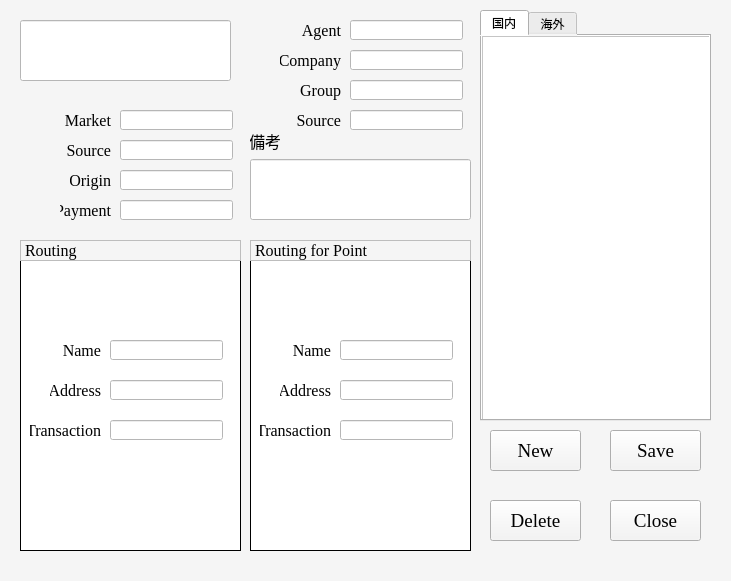
<?xml version="1.0" encoding="UTF-8"?>
<ui version="4.0">
 <class>Mainwindow</class>
 <widget class="QMainWindow" name="Mainwindow">
  <property name="geometry">
   <rect>
    <x>0</x>
    <y>0</y>
    <width>731</width>
    <height>581</height>
   </rect>
  </property>
  <property name="windowTitle">
   <string>Opera Reservation Simulator</string>
  </property>
  <property name="styleSheet">
   <string notr="true">background-color: rgb(245,245,245);</string>
  </property>
  <property name="locale">
   <locale language="Japanese" country="Japan"/>
  </property>
  <property name="documentMode">
   <bool>false</bool>
  </property>
  <property name="unifiedTitleAndToolBarOnMac">
   <bool>false</bool>
  </property>
  <widget class="QWidget" name="centralwidget">
   <widget class="QLabel" name="label_2">
    <property name="geometry">
     <rect>
      <x>300</x>
      <y>20</y>
      <width>41</width>
      <height>21</height>
     </rect>
    </property>
    <property name="font">
     <font>
      <family>Times New Roman</family>
      <pointsize>12</pointsize>
     </font>
    </property>
    <property name="text">
     <string>Agent</string>
    </property>
    <property name="alignment">
     <set>Qt::AlignRight|Qt::AlignTrailing|Qt::AlignVCenter</set>
    </property>
   </widget>
   <widget class="QLabel" name="label_3">
    <property name="geometry">
     <rect>
      <x>280</x>
      <y>50</y>
      <width>61</width>
      <height>21</height>
     </rect>
    </property>
    <property name="font">
     <font>
      <family>Times New Roman</family>
      <pointsize>12</pointsize>
     </font>
    </property>
    <property name="text">
     <string>Company</string>
    </property>
    <property name="alignment">
     <set>Qt::AlignRight|Qt::AlignTrailing|Qt::AlignVCenter</set>
    </property>
   </widget>
   <widget class="QLabel" name="label_4">
    <property name="geometry">
     <rect>
      <x>290</x>
      <y>80</y>
      <width>51</width>
      <height>21</height>
     </rect>
    </property>
    <property name="font">
     <font>
      <family>Times New Roman</family>
      <pointsize>12</pointsize>
     </font>
    </property>
    <property name="text">
     <string>Group</string>
    </property>
    <property name="alignment">
     <set>Qt::AlignRight|Qt::AlignTrailing|Qt::AlignVCenter</set>
    </property>
   </widget>
   <widget class="QLabel" name="label_5">
    <property name="geometry">
     <rect>
      <x>290</x>
      <y>110</y>
      <width>51</width>
      <height>21</height>
     </rect>
    </property>
    <property name="font">
     <font>
      <family>Times New Roman</family>
      <pointsize>12</pointsize>
     </font>
    </property>
    <property name="text">
     <string>Source</string>
    </property>
    <property name="alignment">
     <set>Qt::AlignRight|Qt::AlignTrailing|Qt::AlignVCenter</set>
    </property>
   </widget>
   <widget class="QLineEdit" name="Agent">
    <property name="geometry">
     <rect>
      <x>350</x>
      <y>20</y>
      <width>113</width>
      <height>20</height>
     </rect>
    </property>
    <property name="font">
     <font>
      <pointsize>12</pointsize>
     </font>
    </property>
    <property name="styleSheet">
     <string notr="true">background-color: rgb(255, 255, 255);</string>
    </property>
    <property name="text">
     <string/>
    </property>
    <property name="cursorPosition">
     <number>0</number>
    </property>
   </widget>
   <widget class="QLineEdit" name="Group">
    <property name="geometry">
     <rect>
      <x>350</x>
      <y>80</y>
      <width>113</width>
      <height>20</height>
     </rect>
    </property>
    <property name="font">
     <font>
      <pointsize>12</pointsize>
     </font>
    </property>
    <property name="autoFillBackground">
     <bool>false</bool>
    </property>
    <property name="styleSheet">
     <string notr="true">background-color: rgb(255, 255, 255);</string>
    </property>
    <property name="cursorPosition">
     <number>0</number>
    </property>
   </widget>
   <widget class="QLineEdit" name="Source2">
    <property name="geometry">
     <rect>
      <x>350</x>
      <y>110</y>
      <width>113</width>
      <height>20</height>
     </rect>
    </property>
    <property name="font">
     <font>
      <pointsize>12</pointsize>
     </font>
    </property>
    <property name="styleSheet">
     <string notr="true">background-color: rgb(255, 255, 255);</string>
    </property>
    <property name="text">
     <string/>
    </property>
    <property name="cursorPosition">
     <number>0</number>
    </property>
   </widget>
   <widget class="QLineEdit" name="Company">
    <property name="geometry">
     <rect>
      <x>350</x>
      <y>50</y>
      <width>113</width>
      <height>20</height>
     </rect>
    </property>
    <property name="sizePolicy">
     <sizepolicy hsizetype="Expanding" vsizetype="Fixed">
      <horstretch>0</horstretch>
      <verstretch>0</verstretch>
     </sizepolicy>
    </property>
    <property name="font">
     <font>
      <pointsize>12</pointsize>
     </font>
    </property>
    <property name="layoutDirection">
     <enum>Qt::LeftToRight</enum>
    </property>
    <property name="styleSheet">
     <string notr="true">background-color: rgb(255, 255, 255);</string>
    </property>
    <property name="text">
     <string/>
    </property>
    <property name="maxLength">
     <number>32767</number>
    </property>
    <property name="frame">
     <bool>true</bool>
    </property>
    <property name="cursorPosition">
     <number>0</number>
    </property>
    <property name="alignment">
     <set>Qt::AlignLeading|Qt::AlignLeft|Qt::AlignVCenter</set>
    </property>
   </widget>
   <widget class="QLabel" name="label_7">
    <property name="geometry">
     <rect>
      <x>70</x>
      <y>170</y>
      <width>41</width>
      <height>21</height>
     </rect>
    </property>
    <property name="font">
     <font>
      <family>Times New Roman</family>
      <pointsize>12</pointsize>
     </font>
    </property>
    <property name="text">
     <string>Origin</string>
    </property>
    <property name="alignment">
     <set>Qt::AlignRight|Qt::AlignTrailing|Qt::AlignVCenter</set>
    </property>
   </widget>
   <widget class="QLineEdit" name="Payment">
    <property name="geometry">
     <rect>
      <x>120</x>
      <y>200</y>
      <width>113</width>
      <height>20</height>
     </rect>
    </property>
    <property name="font">
     <font>
      <pointsize>12</pointsize>
     </font>
    </property>
    <property name="styleSheet">
     <string notr="true">background-color: rgb(255, 255, 255);</string>
    </property>
   </widget>
   <widget class="QLineEdit" name="Origin">
    <property name="geometry">
     <rect>
      <x>120</x>
      <y>170</y>
      <width>113</width>
      <height>20</height>
     </rect>
    </property>
    <property name="font">
     <font>
      <pointsize>12</pointsize>
     </font>
    </property>
    <property name="styleSheet">
     <string notr="true">background-color: rgb(255, 255, 255);</string>
    </property>
   </widget>
   <widget class="QLineEdit" name="Source">
    <property name="geometry">
     <rect>
      <x>120</x>
      <y>140</y>
      <width>113</width>
      <height>20</height>
     </rect>
    </property>
    <property name="font">
     <font>
      <pointsize>12</pointsize>
     </font>
    </property>
    <property name="styleSheet">
     <string notr="true">background-color: rgb(255, 255, 255);</string>
    </property>
   </widget>
   <widget class="QLabel" name="label_8">
    <property name="geometry">
     <rect>
      <x>60</x>
      <y>200</y>
      <width>51</width>
      <height>21</height>
     </rect>
    </property>
    <property name="font">
     <font>
      <family>Times New Roman</family>
      <pointsize>12</pointsize>
     </font>
    </property>
    <property name="text">
     <string>Payment</string>
    </property>
    <property name="alignment">
     <set>Qt::AlignRight|Qt::AlignTrailing|Qt::AlignVCenter</set>
    </property>
   </widget>
   <widget class="QLineEdit" name="Market">
    <property name="geometry">
     <rect>
      <x>120</x>
      <y>110</y>
      <width>113</width>
      <height>20</height>
     </rect>
    </property>
    <property name="font">
     <font>
      <pointsize>12</pointsize>
     </font>
    </property>
    <property name="styleSheet">
     <string notr="true">background-color: rgb(255, 255, 255);</string>
    </property>
   </widget>
   <widget class="QLabel" name="label_9">
    <property name="geometry">
     <rect>
      <x>60</x>
      <y>110</y>
      <width>51</width>
      <height>21</height>
     </rect>
    </property>
    <property name="font">
     <font>
      <family>Times New Roman</family>
      <pointsize>12</pointsize>
     </font>
    </property>
    <property name="text">
     <string>Market</string>
    </property>
    <property name="alignment">
     <set>Qt::AlignRight|Qt::AlignTrailing|Qt::AlignVCenter</set>
    </property>
   </widget>
   <widget class="QLabel" name="label_10">
    <property name="geometry">
     <rect>
      <x>60</x>
      <y>140</y>
      <width>51</width>
      <height>21</height>
     </rect>
    </property>
    <property name="font">
     <font>
      <family>Times New Roman</family>
      <pointsize>12</pointsize>
     </font>
    </property>
    <property name="text">
     <string>Source</string>
    </property>
    <property name="alignment">
     <set>Qt::AlignRight|Qt::AlignTrailing|Qt::AlignVCenter</set>
    </property>
   </widget>
   <widget class="QPushButton" name="Newbtn">
    <property name="geometry">
     <rect>
      <x>490</x>
      <y>430</y>
      <width>91</width>
      <height>41</height>
     </rect>
    </property>
    <property name="font">
     <font>
      <family>Georgia</family>
      <pointsize>14</pointsize>
      <weight>50</weight>
      <bold>false</bold>
     </font>
    </property>
    <property name="styleSheet">
     <string notr="true">background-color: rgb(244, 244, 244);</string>
    </property>
    <property name="text">
     <string>New</string>
    </property>
   </widget>
   <widget class="QPushButton" name="Closebtn">
    <property name="geometry">
     <rect>
      <x>610</x>
      <y>500</y>
      <width>91</width>
      <height>41</height>
     </rect>
    </property>
    <property name="font">
     <font>
      <family>Georgia</family>
      <pointsize>14</pointsize>
     </font>
    </property>
    <property name="styleSheet">
     <string notr="true">background-color: rgb(244, 244, 244);</string>
    </property>
    <property name="text">
     <string>Close</string>
    </property>
   </widget>
   <widget class="QPushButton" name="Savebtn">
    <property name="geometry">
     <rect>
      <x>610</x>
      <y>430</y>
      <width>91</width>
      <height>41</height>
     </rect>
    </property>
    <property name="font">
     <font>
      <family>Georgia</family>
      <pointsize>14</pointsize>
      <weight>50</weight>
      <bold>false</bold>
     </font>
    </property>
    <property name="styleSheet">
     <string notr="true">background-color: rgb(244, 244, 244);</string>
    </property>
    <property name="text">
     <string>Save</string>
    </property>
   </widget>
   <widget class="QLabel" name="label_12">
    <property name="geometry">
     <rect>
      <x>20</x>
      <y>240</y>
      <width>221</width>
      <height>311</height>
     </rect>
    </property>
    <property name="font">
     <font>
      <family>Times New Roman</family>
      <pointsize>12</pointsize>
     </font>
    </property>
    <property name="layoutDirection">
     <enum>Qt::LeftToRight</enum>
    </property>
    <property name="styleSheet">
     <string notr="true">background-color: rgb(255, 255, 255);
border-color: rgb(0, 0, 0);
</string>
    </property>
    <property name="frameShape">
     <enum>QFrame::Box</enum>
    </property>
    <property name="text">
     <string/>
    </property>
    <property name="scaledContents">
     <bool>false</bool>
    </property>
    <property name="alignment">
     <set>Qt::AlignLeading|Qt::AlignLeft|Qt::AlignTop</set>
    </property>
    <property name="wordWrap">
     <bool>false</bool>
    </property>
   </widget>
   <widget class="QTabWidget" name="agentlist">
    <property name="geometry">
     <rect>
      <x>480</x>
      <y>10</y>
      <width>231</width>
      <height>411</height>
     </rect>
    </property>
    <property name="currentIndex">
     <number>0</number>
    </property>
    <widget class="QWidget" name="domestic">
     <attribute name="title">
      <string>国内</string>
     </attribute>
     <widget class="QListWidget" name="domestic_list">
      <property name="geometry">
       <rect>
        <x>0</x>
        <y>0</y>
        <width>261</width>
        <height>391</height>
       </rect>
      </property>
      <property name="font">
       <font>
        <pointsize>10</pointsize>
       </font>
      </property>
      <property name="styleSheet">
       <string notr="true">background-color: rgb(255, 255, 255);</string>
      </property>
     </widget>
    </widget>
    <widget class="QWidget" name="oversea">
     <attribute name="title">
      <string>海外</string>
     </attribute>
     <widget class="QListWidget" name="oversea_list">
      <property name="geometry">
       <rect>
        <x>0</x>
        <y>0</y>
        <width>261</width>
        <height>391</height>
       </rect>
      </property>
      <property name="font">
       <font>
        <pointsize>10</pointsize>
       </font>
      </property>
      <property name="styleSheet">
       <string notr="true">background-color: rgb(255, 255, 255);</string>
      </property>
     </widget>
    </widget>
   </widget>
   <widget class="QPushButton" name="Deletebtn">
    <property name="geometry">
     <rect>
      <x>490</x>
      <y>500</y>
      <width>91</width>
      <height>41</height>
     </rect>
    </property>
    <property name="font">
     <font>
      <family>Georgia</family>
      <pointsize>14</pointsize>
     </font>
    </property>
    <property name="styleSheet">
     <string notr="true">background-color: rgb(244, 244, 244);</string>
    </property>
    <property name="text">
     <string>Delete</string>
    </property>
   </widget>
   <widget class="QLabel" name="label_13">
    <property name="geometry">
     <rect>
      <x>20</x>
      <y>240</y>
      <width>221</width>
      <height>21</height>
     </rect>
    </property>
    <property name="font">
     <font>
      <family>Times New Roman</family>
      <pointsize>12</pointsize>
     </font>
    </property>
    <property name="frameShape">
     <enum>QFrame::StyledPanel</enum>
    </property>
    <property name="text">
     <string>Routing</string>
    </property>
    <property name="alignment">
     <set>Qt::AlignLeading|Qt::AlignLeft|Qt::AlignVCenter</set>
    </property>
   </widget>
   <widget class="QLineEdit" name="RT_transaction">
    <property name="geometry">
     <rect>
      <x>110</x>
      <y>420</y>
      <width>113</width>
      <height>20</height>
     </rect>
    </property>
    <property name="font">
     <font>
      <pointsize>12</pointsize>
     </font>
    </property>
    <property name="styleSheet">
     <string notr="true">background-color: rgb(255, 255, 255);</string>
    </property>
   </widget>
   <widget class="QLineEdit" name="RT_name">
    <property name="geometry">
     <rect>
      <x>110</x>
      <y>340</y>
      <width>113</width>
      <height>20</height>
     </rect>
    </property>
    <property name="font">
     <font>
      <pointsize>12</pointsize>
     </font>
    </property>
    <property name="styleSheet">
     <string notr="true">background-color: rgb(255, 255, 255);</string>
    </property>
   </widget>
   <widget class="QLineEdit" name="RT_address">
    <property name="geometry">
     <rect>
      <x>110</x>
      <y>380</y>
      <width>113</width>
      <height>20</height>
     </rect>
    </property>
    <property name="font">
     <font>
      <pointsize>12</pointsize>
     </font>
    </property>
    <property name="styleSheet">
     <string notr="true">background-color: rgb(255, 255, 255);</string>
    </property>
   </widget>
   <widget class="QLabel" name="rt1">
    <property name="geometry">
     <rect>
      <x>50</x>
      <y>340</y>
      <width>51</width>
      <height>21</height>
     </rect>
    </property>
    <property name="font">
     <font>
      <family>Times New Roman</family>
      <pointsize>12</pointsize>
     </font>
    </property>
    <property name="autoFillBackground">
     <bool>false</bool>
    </property>
    <property name="styleSheet">
     <string notr="true">background-color: rgb(255, 255, 255);</string>
    </property>
    <property name="text">
     <string>Name</string>
    </property>
    <property name="alignment">
     <set>Qt::AlignRight|Qt::AlignTrailing|Qt::AlignVCenter</set>
    </property>
   </widget>
   <widget class="QLabel" name="rt3">
    <property name="geometry">
     <rect>
      <x>30</x>
      <y>420</y>
      <width>71</width>
      <height>21</height>
     </rect>
    </property>
    <property name="font">
     <font>
      <family>Times New Roman</family>
      <pointsize>12</pointsize>
     </font>
    </property>
    <property name="styleSheet">
     <string notr="true">background-color: rgb(255, 255, 255);</string>
    </property>
    <property name="text">
     <string>Transaction</string>
    </property>
    <property name="alignment">
     <set>Qt::AlignRight|Qt::AlignTrailing|Qt::AlignVCenter</set>
    </property>
   </widget>
   <widget class="QLabel" name="rt2">
    <property name="geometry">
     <rect>
      <x>50</x>
      <y>380</y>
      <width>51</width>
      <height>21</height>
     </rect>
    </property>
    <property name="font">
     <font>
      <family>Times New Roman</family>
      <pointsize>12</pointsize>
     </font>
    </property>
    <property name="styleSheet">
     <string notr="true">background-color: rgb(255, 255, 255);</string>
    </property>
    <property name="text">
     <string>Address</string>
    </property>
    <property name="alignment">
     <set>Qt::AlignRight|Qt::AlignTrailing|Qt::AlignVCenter</set>
    </property>
   </widget>
   <widget class="QLineEdit" name="Origin_3">
    <property name="geometry">
     <rect>
      <x>350</x>
      <y>380</y>
      <width>113</width>
      <height>20</height>
     </rect>
    </property>
    <property name="styleSheet">
     <string notr="true">background-color: rgb(255, 255, 255);</string>
    </property>
   </widget>
   <widget class="QLineEdit" name="Source1_3">
    <property name="geometry">
     <rect>
      <x>350</x>
      <y>340</y>
      <width>113</width>
      <height>20</height>
     </rect>
    </property>
    <property name="styleSheet">
     <string notr="true">background-color: rgb(255, 255, 255);</string>
    </property>
   </widget>
   <widget class="QLabel" name="label_14">
    <property name="geometry">
     <rect>
      <x>250</x>
      <y>240</y>
      <width>221</width>
      <height>311</height>
     </rect>
    </property>
    <property name="font">
     <font>
      <family>Times New Roman</family>
      <pointsize>12</pointsize>
     </font>
    </property>
    <property name="layoutDirection">
     <enum>Qt::LeftToRight</enum>
    </property>
    <property name="styleSheet">
     <string notr="true">background-color: rgb(255, 255, 255);
border-color: rgb(0, 0, 0);
</string>
    </property>
    <property name="frameShape">
     <enum>QFrame::Box</enum>
    </property>
    <property name="text">
     <string/>
    </property>
    <property name="scaledContents">
     <bool>false</bool>
    </property>
    <property name="alignment">
     <set>Qt::AlignLeading|Qt::AlignLeft|Qt::AlignTop</set>
    </property>
    <property name="wordWrap">
     <bool>false</bool>
    </property>
   </widget>
   <widget class="QLabel" name="rt2_2">
    <property name="geometry">
     <rect>
      <x>280</x>
      <y>380</y>
      <width>51</width>
      <height>21</height>
     </rect>
    </property>
    <property name="font">
     <font>
      <family>Times New Roman</family>
      <pointsize>12</pointsize>
     </font>
    </property>
    <property name="styleSheet">
     <string notr="true">background-color: rgb(255, 255, 255);</string>
    </property>
    <property name="text">
     <string>Address</string>
    </property>
    <property name="alignment">
     <set>Qt::AlignRight|Qt::AlignTrailing|Qt::AlignVCenter</set>
    </property>
   </widget>
   <widget class="QLabel" name="rt3_2">
    <property name="geometry">
     <rect>
      <x>260</x>
      <y>420</y>
      <width>71</width>
      <height>21</height>
     </rect>
    </property>
    <property name="font">
     <font>
      <family>Times New Roman</family>
      <pointsize>12</pointsize>
     </font>
    </property>
    <property name="styleSheet">
     <string notr="true">background-color: rgb(255, 255, 255);</string>
    </property>
    <property name="text">
     <string>Transaction</string>
    </property>
    <property name="alignment">
     <set>Qt::AlignRight|Qt::AlignTrailing|Qt::AlignVCenter</set>
    </property>
   </widget>
   <widget class="QLabel" name="label_15">
    <property name="geometry">
     <rect>
      <x>250</x>
      <y>240</y>
      <width>221</width>
      <height>21</height>
     </rect>
    </property>
    <property name="font">
     <font>
      <family>Times New Roman</family>
      <pointsize>12</pointsize>
     </font>
    </property>
    <property name="frameShape">
     <enum>QFrame::StyledPanel</enum>
    </property>
    <property name="text">
     <string>Routing for Point</string>
    </property>
    <property name="alignment">
     <set>Qt::AlignLeading|Qt::AlignLeft|Qt::AlignVCenter</set>
    </property>
   </widget>
   <widget class="QLineEdit" name="PT_transaction">
    <property name="geometry">
     <rect>
      <x>340</x>
      <y>420</y>
      <width>113</width>
      <height>20</height>
     </rect>
    </property>
    <property name="font">
     <font>
      <pointsize>12</pointsize>
     </font>
    </property>
    <property name="styleSheet">
     <string notr="true">background-color: rgb(255, 255, 255);</string>
    </property>
   </widget>
   <widget class="QLabel" name="rt1_2">
    <property name="geometry">
     <rect>
      <x>280</x>
      <y>340</y>
      <width>51</width>
      <height>21</height>
     </rect>
    </property>
    <property name="font">
     <font>
      <family>Times New Roman</family>
      <pointsize>12</pointsize>
     </font>
    </property>
    <property name="autoFillBackground">
     <bool>false</bool>
    </property>
    <property name="styleSheet">
     <string notr="true">background-color: rgb(255, 255, 255);</string>
    </property>
    <property name="text">
     <string>Name</string>
    </property>
    <property name="alignment">
     <set>Qt::AlignRight|Qt::AlignTrailing|Qt::AlignVCenter</set>
    </property>
   </widget>
   <widget class="QLineEdit" name="PT_address">
    <property name="geometry">
     <rect>
      <x>340</x>
      <y>380</y>
      <width>113</width>
      <height>20</height>
     </rect>
    </property>
    <property name="font">
     <font>
      <pointsize>12</pointsize>
     </font>
    </property>
    <property name="styleSheet">
     <string notr="true">background-color: rgb(255, 255, 255);</string>
    </property>
   </widget>
   <widget class="QLineEdit" name="PT_name">
    <property name="geometry">
     <rect>
      <x>340</x>
      <y>340</y>
      <width>113</width>
      <height>20</height>
     </rect>
    </property>
    <property name="font">
     <font>
      <pointsize>12</pointsize>
     </font>
    </property>
    <property name="styleSheet">
     <string notr="true">background-color: rgb(255, 255, 255);</string>
    </property>
    <property name="text">
     <string/>
    </property>
   </widget>
   <widget class="QLineEdit" name="picked_name">
    <property name="geometry">
     <rect>
      <x>20</x>
      <y>20</y>
      <width>211</width>
      <height>61</height>
     </rect>
    </property>
    <property name="font">
     <font>
      <family>Yu Gothic</family>
      <pointsize>22</pointsize>
      <weight>75</weight>
      <bold>true</bold>
     </font>
    </property>
    <property name="styleSheet">
     <string notr="true">background-color: rgb(255, 255, 255);</string>
    </property>
    <property name="text">
     <string/>
    </property>
   </widget>
   <widget class="QLineEdit" name="remark">
    <property name="geometry">
     <rect>
      <x>250</x>
      <y>159</y>
      <width>221</width>
      <height>61</height>
     </rect>
    </property>
    <property name="font">
     <font>
      <pointsize>12</pointsize>
     </font>
    </property>
    <property name="styleSheet">
     <string notr="true">background-color: rgb(255, 255, 255);</string>
    </property>
    <property name="text">
     <string/>
    </property>
    <property name="cursorPosition">
     <number>0</number>
    </property>
   </widget>
   <widget class="QLabel" name="remark_label">
    <property name="geometry">
     <rect>
      <x>250</x>
      <y>130</y>
      <width>31</width>
      <height>21</height>
     </rect>
    </property>
    <property name="font">
     <font>
      <family>Times New Roman</family>
      <pointsize>12</pointsize>
     </font>
    </property>
    <property name="text">
     <string>備考</string>
    </property>
    <property name="alignment">
     <set>Qt::AlignRight|Qt::AlignTrailing|Qt::AlignVCenter</set>
    </property>
   </widget>
   <zorder>agentlist</zorder>
   <zorder>label_2</zorder>
   <zorder>label_3</zorder>
   <zorder>label_4</zorder>
   <zorder>label_5</zorder>
   <zorder>Agent</zorder>
   <zorder>Group</zorder>
   <zorder>Source2</zorder>
   <zorder>Company</zorder>
   <zorder>label_7</zorder>
   <zorder>Payment</zorder>
   <zorder>Origin</zorder>
   <zorder>Source</zorder>
   <zorder>label_8</zorder>
   <zorder>Market</zorder>
   <zorder>label_9</zorder>
   <zorder>label_10</zorder>
   <zorder>Newbtn</zorder>
   <zorder>Closebtn</zorder>
   <zorder>Savebtn</zorder>
   <zorder>label_12</zorder>
   <zorder>Deletebtn</zorder>
   <zorder>label_13</zorder>
   <zorder>RT_transaction</zorder>
   <zorder>RT_name</zorder>
   <zorder>RT_address</zorder>
   <zorder>rt1</zorder>
   <zorder>rt3</zorder>
   <zorder>rt2</zorder>
   <zorder>Origin_3</zorder>
   <zorder>Source1_3</zorder>
   <zorder>label_14</zorder>
   <zorder>rt2_2</zorder>
   <zorder>rt3_2</zorder>
   <zorder>label_15</zorder>
   <zorder>PT_transaction</zorder>
   <zorder>rt1_2</zorder>
   <zorder>PT_address</zorder>
   <zorder>PT_name</zorder>
   <zorder>picked_name</zorder>
   <zorder>remark</zorder>
   <zorder>remark_label</zorder>
  </widget>
  <widget class="QStatusBar" name="statusbar">
   <property name="font">
    <font>
     <family>Times New Roman</family>
     <pointsize>12</pointsize>
    </font>
   </property>
   <property name="styleSheet">
    <string notr="true">color: rgb(255, 0, 0);</string>
   </property>
  </widget>
 </widget>
 <resources/>
 <connections/>
</ui>
